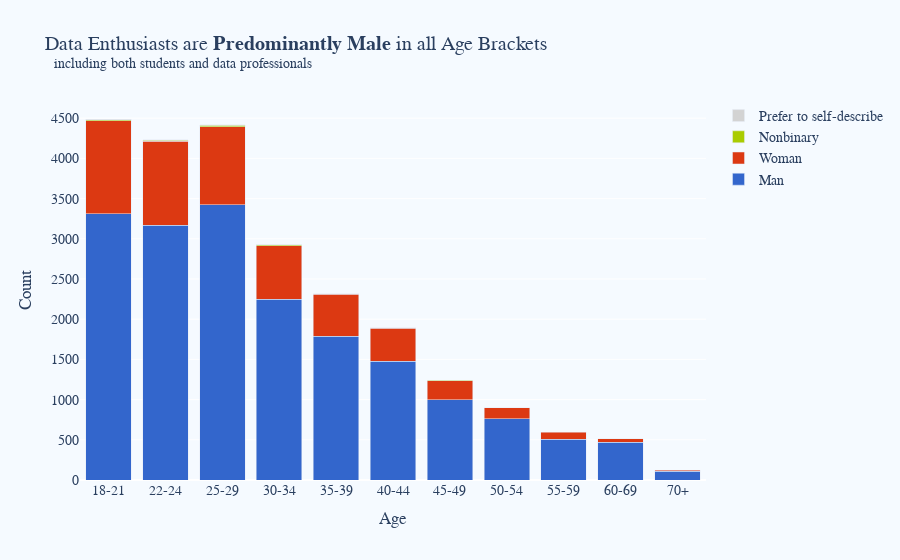

Notebook cell for this chart:
### Code cell
title = """
Data Enthusiasts are <b>Predominantly Male</b> in all Age Brackets<br>
<sup> including both students and data professionals
"""
fig = plot_category_segment_hist(survey.df, 
                                 cat_col="AGE", 
                                 seg_col="GENDER", 
                                 replace_dict=gender_replace_dict,
                                 normalize=False, 
                                 marker_color=g_color_list,
                                 title=title,
                                )

fig.update_traces(hovertemplate="%{y} %{fullData.name} in this age bracket")
fig.update_layout(xaxis_title="Age", yaxis_title="Count")


fig.show()

### Figure 1 — Plotly figure (JSON) as saved in the notebook; plotly's stock layout.template omitted (floating-point values rounded to 4 significant figures)
{"data": [{"hovertemplate": "%{y} %{fullData.name} in this age bracket", "hovertext": "Man", "marker": {"color": "#3366CC"}, "name": "Man", "orientation": "v", "type": "bar", "x": ["18-21", "22-24", "25-29", "30-34", "35-39", "40-44", "45-49", "50-54", "55-59", "60-69", "70+"], "y": [3310, 3168, 3425, 2248, 1791, 1480, 997, 759, 506, 470, 112]}, {"hovertemplate": "%{y} %{fullData.name} in this age bracket", "hovertext": "Woman", "marker": {"color": "#DC3912"}, "name": "Woman", "orientation": "v", "type": "bar", "x": ["18-21", "22-24", "25-29", "30-34", "35-39", "40-44", "45-49", "50-54", "55-59", "60-69", "70+"], "y": [1160, 1044, 971, 663, 519, 410, 239, 140, 89, 42, 9]}, {"hovertemplate": "%{y} %{fullData.name} in this age bracket", "hovertext": "Nonbinary", "marker": {"color": "#aacc00"}, "name": "Nonbinary", "orientation": "v", "type": "bar", "x": ["18-21", "22-24", "25-29", "30-34", "35-39", "40-44", "45-49"], "y": [13, 15, 14, 12, 6, 6, 6]}, {"hovertemplate": "%{y} %{fullData.name} in this age bracket", "hovertext": "Prefer to self-describe", "marker": {"color": "#d3d3d3"}, "name": "Prefer to self-describe", "orientation": "v", "type": "bar", "x": ["18-21", "22-24", "25-29", "30-34"], "y": [7, 6, 6, 6]}], "layout": {"barmode": "stack", "font": {"family": "Tahoma", "size": 14}, "paper_bgcolor": "rgb(245, 250, 256)", "plot_bgcolor": "rgb(245, 250, 256)", "title": {"text": "\nData Enthusiasts are <b>Predominantly Male</b> in all Age Brackets<br>\n<sup> including both students and data professionals\n"}, "xaxis": {"title": {"text": "Age"}}, "yaxis": {"title": {"text": "Count"}}}}
